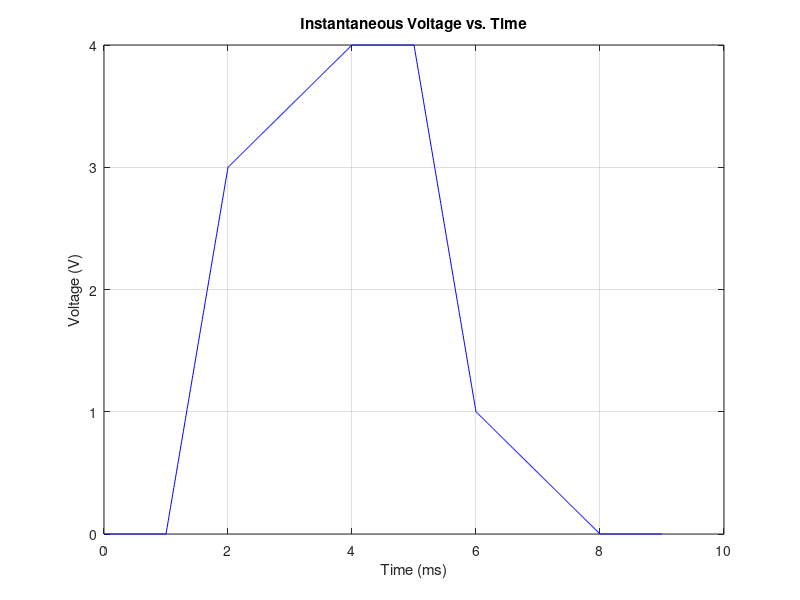

MATLAB code for this plot:
%%%%%%%%%%%%%%%%%%%%%%%%%%%%%%%%%%%%%%%%%%%%%%%%%%%%%%%%%%%%%%%%%%%%%
% ENGR 132 
% Program Description 
% This MATLAB script plots a piecewise linear waveform, calculates
% and displays the instantaneous voltage at a user-specified time,
% and handles invalid input with an error message.
%
% Assignment Information
%   Assignment:     A04, Problem 4
%   Author:         Dakyung Kim, kim4836@purdue.edu
%   Team ID:        N/A
%   Academic Integrity:
%     [v] I worked with one or more peers but our collaboration
%        maintained academic integrity.
%     Peers I worked with: Name, login@purdue [repeat for each]
%%%%%%%%%%%%%%%%%%%%%%%%%%%%%%%%%%%%%%%%%%%%%%%%%%%%%%%%%%%%%%%%%%%%%


%% ____________________
%% INITIALIZATION
% Define time vector and corresponding voltage values
t = linspace(0, 9, 1000); % Time from 0 to 9 ms
v = zeros(size(t)); % Initialize voltage vector

% Initialize piecewise function
v(t >= 0 & t < 1) = 0;
v(t >= 1 & t < 2) = 3 * t(t >= 1 & t < 2) - 3;
v(t >= 2 & t < 4) = 0.5 * t(t >= 2 & t < 4) + 2;
v(t >= 4 & t < 5) = 4;
v(t >= 5 & t < 6) = -3 * t(t >= 5 & t < 6) + 19;
v(t >= 6 & t < 8) = -0.5 * t(t >= 6 & t < 8) + 4;
v(t >= 8 & t < 9) = 0;

% User input for time value in milliseconds
user_time = input('Enter a time value in milliseconds (0 <= t < 9): ');


%% ____________________
%% WAVEFORM GRAPH

figure ();
plot(t, v, 'b-');
xlabel('Time (ms)'); % Appropriate x axis label with units
ylabel('Voltage (V)'); % Appropriate y axis label with units
title('Instantaneous Voltage vs. Time'); % Graph title
grid on;



%% ____________________
%% SELECTION STRUCTURE
% Error statement displayed if user input is out of range
if user_time < 0 || user_time >= 9
    % Nested if statement to post appropriate error message
    if user_time < 0
        error('Error. Input value should be greater than or equal to 0 ms.');

    else
        error('Error. Input value should be less than 9 ms.');

    end
end

% Find the corresponding voltage value for the user input time
if user_time >= 0 && user_time < 1
    user_voltage = 0;

elseif user_time >= 1 && user_time < 2
    user_voltage = 3 * user_time - 3;

elseif user_time >= 2 && user_time < 4
    user_voltage = 0.5 * user_time + 2;

elseif user_time >= 4 && user_time < 5
    user_voltage = 4;

elseif user_time >= 5 && user_time < 6
    user_voltage = -3 * user_time + 19;

elseif user_time >= 6 && user_time < 8
    user_voltage = -0.5 * user_time + 4;

elseif user_time >= 8 && user_time < 9
    user_voltage = 0;

end

 fprintf('At time t = %.2f ms, the voltage v(t) = %.2f V\n', user_time, user_voltage);

%% ____________________
%% ACADEMIC INTEGRITY STATEMENT
% I have not used source code obtained from any other unauthorized
% source, either modified or unmodified.  I have not provided
% access to my code to anyone in any way. The script I am 
% submitting is my own original work.